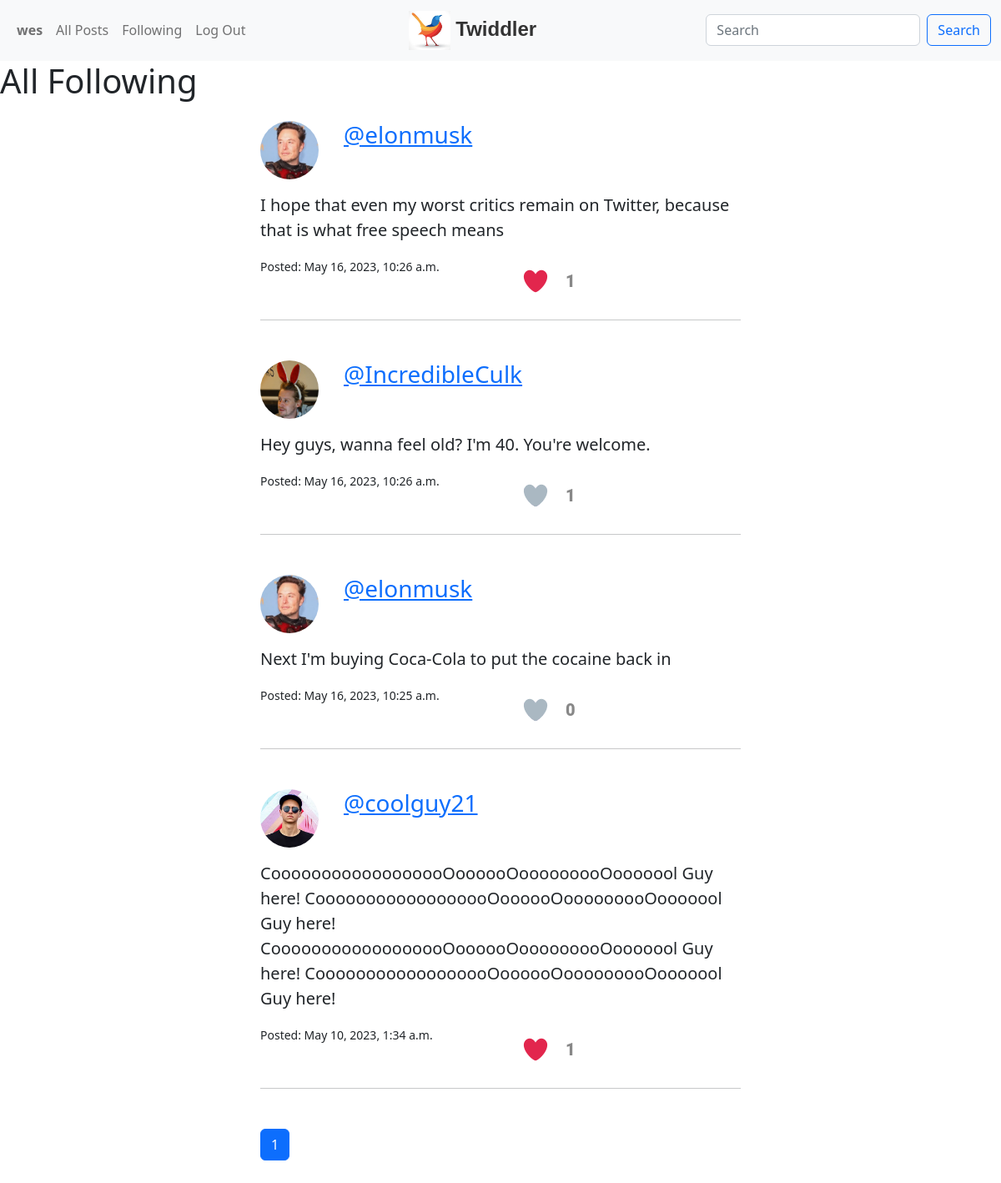
The page /following (signed in) on the database its author committed.
### network/models.py (models this page shows, shortened)
class User(AbstractUser):
    profile_picture = models.ImageField(upload_to='network/static/network', blank=True, null=True, default=None)
    bio = models.CharField(max_length=255, default=None, blank=True, null=True)
    handle = models.CharField(max_length=50, blank=True, null=True)
    @property
    def pic_filename(self):
        return os.path.basename(self.profile_picture.name)
    def __str__(self):
        return f"{self.handle}"

class Post(models.Model):
    content = models.TextField()
    created_at = models.DateTimeField(auto_now_add=True)
    updated_at = models.DateTimeField(auto_now_add=True)
    author = models.ForeignKey(User, on_delete=models.CASCADE, related_name='posts')
    class Meta:
        ordering = ['-created_at']
    @property
    def total_likes(self):
        return self.likes.filter(is_like=True).count()
    @property
    def is_liked_by_user_ids(self):
        return self.likes.filter(is_like=True).values_list('user',flat=True)

### network/views.py (the view)
# urls.py: path("following", views.following, name="following"),
@login_required
def following(request):
    followed_users = request.user.following.filter(is_followed=True).values_list("followed", flat=True)
    posts = Post.objects.filter(author__in=followed_users)
    paginator = Paginator(posts, 10)
    page_number = request.GET.get('page')
    page_obj = paginator.get_page(page_number)
    return render(request, 'network/following.html', {'page_obj': page_obj})

### network/templates/network/following.html (shortened to what this page needs)
{% extends "network/layout.html" %}
{% load static %}
{% block body %}
    <h1>All Following</h1>
    {% for post in page_obj %}
        <div class="container py-3 posts-container">
            <div class="row">
                <div class="col-2">
                    <img class="rounded-circle img-fluid" id="poster-prof-pic" src="{% static post.author.pic_filename|default:'missing-profile-picture-icon.png' %}" alt="{{ comment.user.username }}">
                </div>
                <div class="col-4">
                    <a href="{% url 'profile' id=post.author.id %}"> <h3>{{ post.author.handle }} </h3> </a>
                </div>
            </div>
            <div class="row">
                <div class="col lead my-3" id="post-{{ post.id }}">{{ post.content }}</div>
            </div>
            <div class="row">
                <div class="col">
                    <small>Posted: {{ post.created_at }}</small>
                </div>
                <div class="like-button col">
                    <div class="heart-bg">
                        {% if user.id in post.is_liked_by_user_ids %}
                            <div class="heart-icon liked" id="heart-icon-{{ post.id }}" onclick="like('{{ post.id }}')" style="background: url('{% static 'network/heart.png' %}')"></div>
                        {% else %}
                            <div class="heart-icon" id="heart-icon-{{ post.id }}" onclick="like('{{ post.id }}')" style="background: url('{% static 'network/heart.png' %}')"></div>
                        {% endif %}
                    </div>
                    <div class="likes-amount" id="likes-amount-{{ post.id }}">{{ post.total_likes }}</div>
                </div>
            </div>
            <hr>
        </div>
        {% empty %} No posts found
    {% endfor %}
    <div class="container posts-container py-3">
        <nav aria-label="Page navigation example">
            <ul class="pagination">
                {% for page in page_obj.paginator.page_range %}
                    {% if page == page_obj.number %}
                        <li class="page-item active"><a class="page-link" href="?page={{ page }}">{{ page }}</a></li>
                    {% else %}
                        <li class="page-item"><a class="page-link" href="?page={{ page }}">{{ page }}</a></li>
                    {% endif %}
                {% endfor %}
            </ul>
        </nav>
    </div>
{% endblock %}

### network/templates/network/layout.html (shortened to what this page needs)
{% load static %}
<!DOCTYPE html>
<html lang="en">
    <head>
        <link href="https://cdn.jsdelivr.net/npm/bootstrap@5.2.3/dist/css/bootstrap.min.css" rel="stylesheet">
        <link href="{% static 'network/styles.css' %}" rel="stylesheet">
    </head>
    <body>
        <nav class="navbar navbar-expand-lg navbar-light bg-light">
            <div class="container-fluid">
                <div class="navbar-nav">
                    {% if user.is_authenticated %}
                    <a class="nav-link" href="{% url 'profile' id=user.id %}"><strong>{{ user.username }}</strong></a>
                    {% endif %}
                    <a class="nav-link" href="{% url 'index' %}">All Posts</a>
                    {% if user.is_authenticated %}
                    <a class="nav-link" href="{% url 'following' %}">Following</a>
                    <a class="nav-link" href="{% url 'logout' %}">Log Out</a>
                    {% else %}
                    <a class="nav-link" href="{% url 'login' %}">Log In</a>
                    <a class="nav-link" href="{% url 'register' %}">Register</a>
                    {% endif %}
                </div>
                <a class="navbar-brand brand-name" href="{% url 'index' %}">
                    <img class="" id="logo" src="{% static 'network/twiddler-logo.png' %}" alt="twiddler logo">
                    Twiddler
                </a>
                <form class="d-flex">
                    <input class="form-control me-2" type="search" placeholder="Search" aria-label="Search">
                    <button class="btn btn-outline-primary" type="submit">Search</button>
                </form>
            </div>
        </nav>
        <div class="body">
            {% block body %}
            {% endblock %}
        </div>
    </body>
</html>

### network/static/network/styles.css (style rules this page uses)
#poster-prof-pic { width: 70px; }
.posts-container { width: 50%; }
#logo { width: 50px; }
.brand-name { font-family: "Arial", sans-serif; font-weight: bold; font-size: 1.5rem; color: #333; }
.like-button .heart-icon { height: 100px; width: 100px; background-position: left; cursor: pointer; position: absolute; }
.like-button .heart-icon.liked { animation: like-anim 0.7s steps(28) forwards; }
.like-button .heart-bg { background: rgba(255, 192, 200, 0); border-radius: 50%; height: 60px; width: 60px; display: flex; align-items: center; justify-content: center; transition: all 100ms ease; }
.like-button { display: flex; align-items: center; }
.like-button .likes-amount { font-size: 20px; font-family: "Roboto", sans-serif; color: #888; font-weight: 900; margin-left: 6px; }

### rows shown on the page
User: username "wes"
Post: author.profile_picture (picture), author.handle "@elonmusk", content "I hope that even my worst critics remain on Twitter, because that is what free speech means", created_at "May 16, 2023, 10:26 a.m."
Post: author.profile_picture (picture), author.handle "@IncredibleCulk", content "Hey guys, wanna feel old? I'm 40. You're welcome.", created_at "May 16, 2023, 10:26 a.m."
Post: author.profile_picture (picture), author.handle "@elonmusk", content "Next I'm buying Coca-Cola to put the cocaine back in", created_at "May 16, 2023, 10:25 a.m."
Post: author.profile_picture (picture), author.handle "@coolguy21", content "CoooooooooooooooooOoooooOooooooooOooooool Guy here! CoooooooooooooooooOoooooOooooooooOooooool Guy here! CoooooooooooooooooOoooooOooooooooOooooool Guy here! CoooooooooooooooooOoooooOooooooooOooooool Guy here!", created_at "May 10, 2023, 1:34 a.m."

### other values the page prints
{{ page }} "1"
